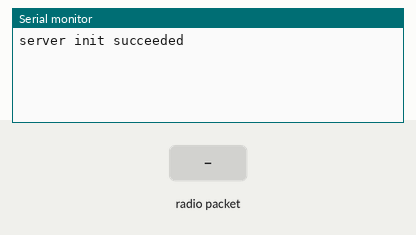
A sketch run on a simulated Arduino Uno, built with avr-gcc and run on an emulated ATmega328P. Parts: the last lines printed to the serial monitor. The inputs (shaded band) are chosen by the test bench. No radio packets arrive unless stated.

Above: at 1.2 s.
1.3 s: radio packet "1" arrives
At 2.3 s:
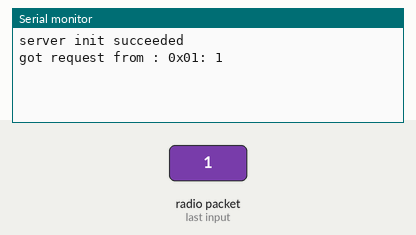
2.8 s: radio packet "0" arrives
At 3.5 s:
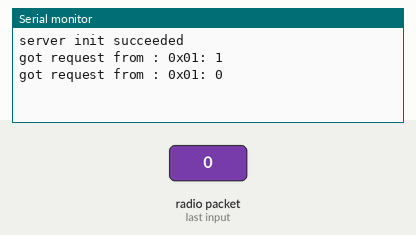
4.3 s: radio packet "2" arrives
At 5.8 s:
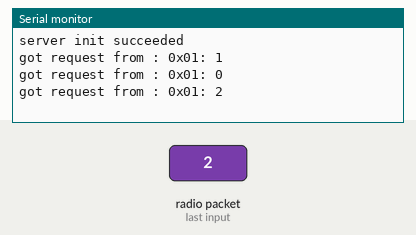

The sketch:

TauMikroBusRF95_RDS_915MHz.ino
```cpp
// rf95_reliable_datagram_server.pde
// -*- mode: C++ -*-
// Example sketch showing how to create a simple addressed, reliable messaging server
// with the RHReliableDatagram class, using the RH_RF95 driver to control a RF95 radio.
// It is designed to work with the other example rf95_reliable_datagram_client
// Tested with Anarduino MiniWirelessLoRa

#include <RHReliableDatagram.h>
#include <RH_RF95.h>
#include <SPI.h>

#define CLIENT_ADDRESS 1
#define SERVER_ADDRESS 2

// Singleton instance of the radio driver
RH_RF95 driver;

// Class to manage message delivery and receipt, using the driver declared above
RHReliableDatagram manager(driver, SERVER_ADDRESS);

void setup()
{
  Serial.begin(9600);
  if (!manager.init())
    Serial.println("server init failed");
  // Defaults after init are 434.0MHz, 13dBm, Bw = 125 kHz, Cr = 4/5, Sf = 128chips/symbol, CRC on

  Serial.println("server init succeeded");
  driver.setFrequency(915);    // using the Casco Logix LoRa mikroBUS module with 915MHz spring antenna

  // The default transmitter power is 13dBm, using PA_BOOST.
  // If you are using RFM95/96/97/98 modules which uses the PA_BOOST transmitter pin, then
  // you can set transmitter powers from 5 to 23 dBm:
//  driver.setTxPower(23, false);
  // If you are using Modtronix inAir4 or inAir9,or any other module which uses the
  // transmitter RFO pins and not the PA_BOOST pins
  // then you can configure the power transmitter power for -1 to 14 dBm and with useRFO true.
  // Failure to do that will result in extremely low transmit powers.
//  driver.setTxPower(14, true);
}

uint8_t data[] = "And hello back to you";
// Dont put this on the stack:
uint8_t buf[RH_RF95_MAX_MESSAGE_LEN];

void loop()
{
  if (manager.available())
  {
    // Wait for a message addressed to us from the client
    uint8_t len = sizeof(buf);
    uint8_t from;
    if (manager.recvfromAck(buf, &len, &from))
    {
      Serial.print("got request from : 0x");
      if(from < 0x10)
        Serial.print("0");
      Serial.print(from, HEX);
      Serial.print(": ");
      Serial.println((char*)buf);

      // Send a reply back to the originator client
      if (!manager.sendtoWait(data, sizeof(data), from))
        Serial.println("sendtoWait failed");
    }
  }
}
```

Measured:
- after the input at 1.3 s, the serial monitor: prints a new line at once (image 1)
- after the input at 2.8 s, the serial monitor: prints a new line at once (image 2)
- after the input at 4.3 s, the serial monitor: prints a new line at once (image 3)
